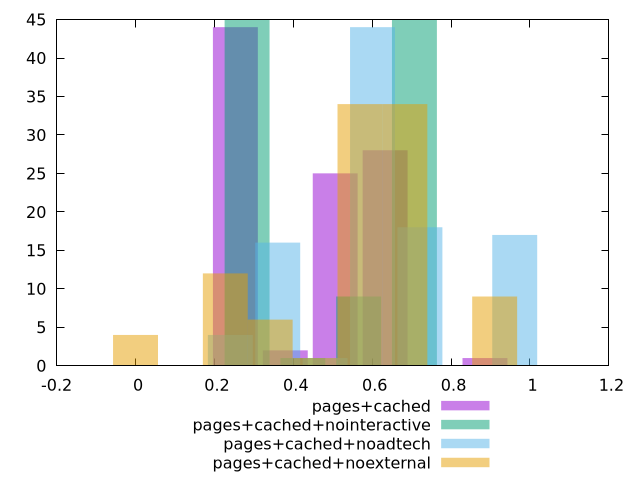

This chart was generated by the following gnuplot code:
$_pagesCached <<EOF
0.3796631327377884 2
0.2531087551585256 44
0.632771887896314 28
0.5062175103170512 25
0.8858806430548396 1
EOF
$_pagesCachedNointeractive <<EOF
0.5656043313248339 9
0.7070054141560423 45
0.28280216566241695 45
0.42420324849362545 1
EOF
$_pagesCachedNoadtech <<EOF
0.6008570916793954 44
0.9613713466870326 17
0.7210285100152745 18
0.36051425500763723 16
0.24034283667175815 4
0.4806856733435163 1
EOF
$_pagesCachedNoexternal <<EOF
0 4
0.5690269162953917 34
0.68283229955447 34
0.341416149777235 6
0.9104430660726267 9
0.22761076651815668 12
0.45522153303631335 1
EOF
set key outside below
set terminal pngcairo
set output "report_00004_2020-11-02T20-21-41.718Z/cumulative-layout-shift/cumulative-layout-shift_pages+cached_pages+cached+nointeractive_pages+cached+noadtech_pages+cached+noexternal+hist.png"
set boxwidth 0.11380538325907834
set style fill transparent solid 0.5 noborder
set yrange [0:45]
plot $_pagesCached title "pages+cached" with boxes ,$_pagesCachedNointeractive title "pages+cached+nointeractive" with boxes ,$_pagesCachedNoadtech title "pages+cached+noadtech" with boxes ,$_pagesCachedNoexternal title "pages+cached+noexternal" with boxes ,
